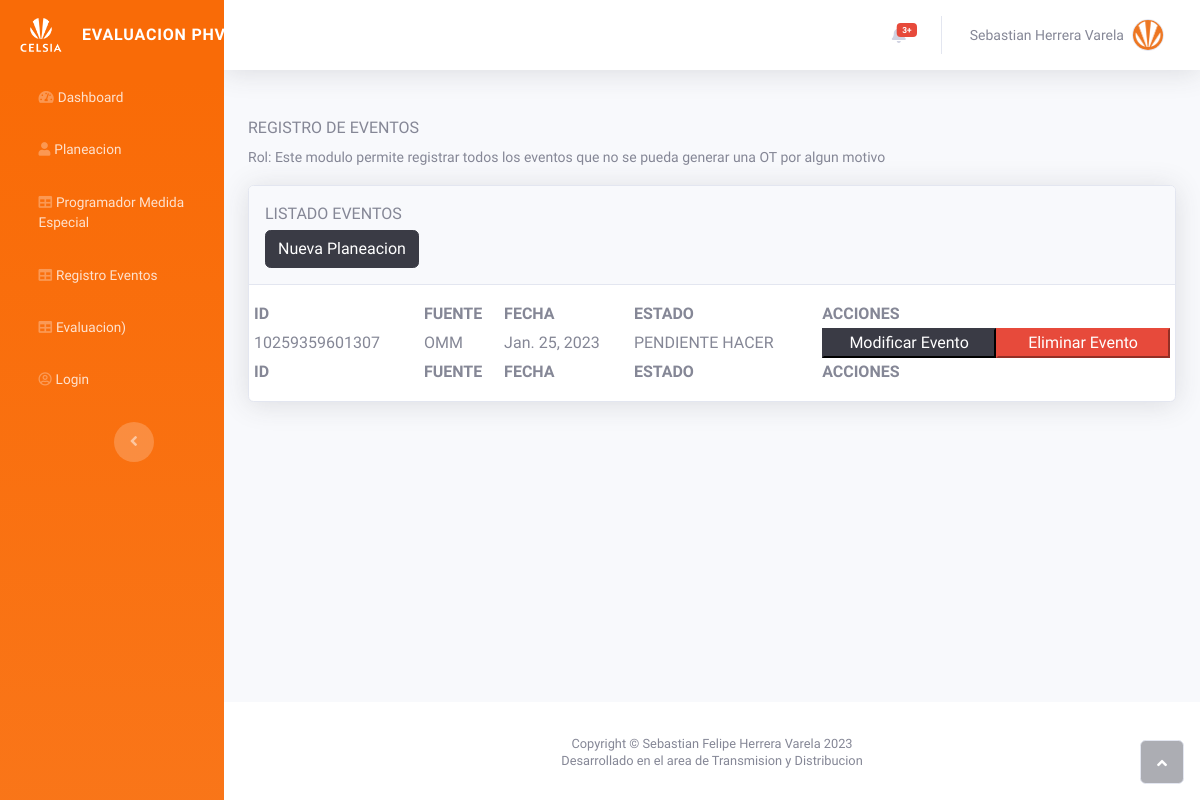
Page /listPlaneacion on the earlier database version.
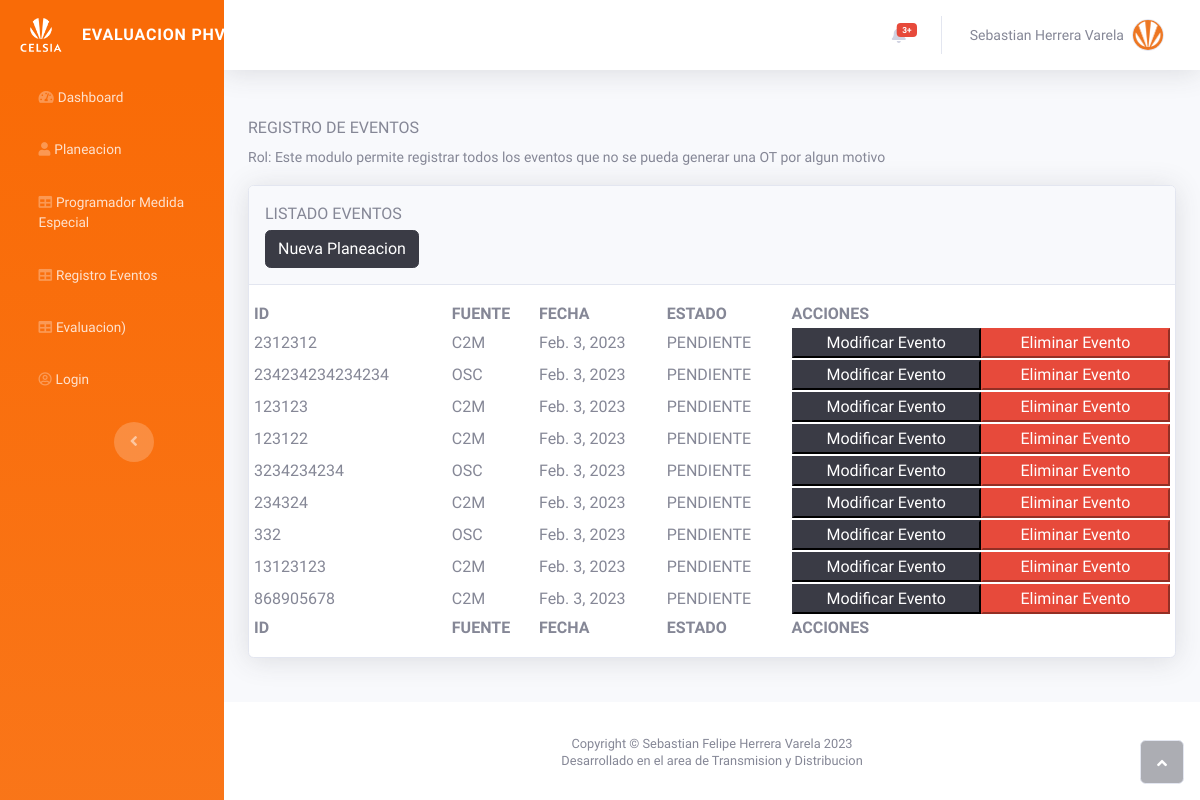
Same page on the later database version.
### planeacion/models.py (models this page shows, shortened)
class Planeacion(models.Model):
    orden_trabajo = models.CharField(max_length=20, primary_key=True)
    fuente = models.CharField(max_length=20)
    contrata = models.CharField(max_length=20)
    fecha_programacion = models.DateField()
    estado = models.CharField(max_length=20)

### planeacion/views.py (the view)
# urls.py: path("listPlaneacion", views.listPlaneacion, name="listPlaneacion"),
def listPlaneacion(request):
    listado_planeacion = Planeacion.objects.all()
    return render(request, "planeacion/list_planeacion.html", {"data": listado_planeacion})

### planeacion/templates/planeacion/list_planeacion.html (shortened to what this page needs)
{% extends 'base.html' %}
{% block content %}
<div class="container-fluid mt-5">
    <h6 class="text-dark text-gray-600 text-uppercase">Registro de Eventos</h6>
    <small class="form-text1">
      Rol: Este modulo permite registrar todos los eventos que no se pueda generar
      una OT por algun motivo
    </small>
    <div class="card shadow mt-3">
      <div class="card-header py-3">
        <p class="text-primary m-0 text-gray-600 text-uppercase">Listado Eventos</p>
        <div class="input-group mt-1">
          <a class="btn btn-dark" href="{% url "planeacion:reg_planeacion" %}">Nueva Planeacion</a>
        </div>
      </div>
      <div class="card-body">
        <div class="row">
          <table id="sebastian" class="display responsive nowrap" style="width: 100%">
            <thead>
              <tr>
                <th class="text-uppercase">ID</th>
                <th class="text-uppercase">Fuente</th>
                <th class="text-uppercase">Fecha</th>
                <th class="text-uppercase">Estado</th>
                <th class="text-uppercase">Acciones</th>
              </tr>
            </thead>
            <tbody>
              {% for info in data %}
                <tr>
                  <td class="text-capitalcase">{{ info.orden_trabajo }}</td>
                  <td class="text-capitalcase">{{ info.fuente }}</td>
                  <td class="text-capitalcase">{{ info.fecha_programacion }}</td>
                  <td class="text-capitalcase">{{ info.estado }}</td>
                  <td>
                    <div class="contenedorBotones">
                      <button class="btn-dark botones">Modificar Evento</button>
                      <button class="btn-danger botones"  type="button">Eliminar Evento</button>
                    </div>
                  </td>
                </tr>
              {% endfor %}
            </tbody>
            <tfoot>
              <tr>
                <th class="text-uppercase">ID</th>
                <th class="text-uppercase">Fuente</th>
                <th class="text-uppercase">Fecha</th>
                <th class="text-uppercase">Estado</th>
                <th class="text-uppercase">Acciones</th>
              </tr>
            </tfoot>
          </table>
        </div>
      </div>
    </div>
  </div>
{% endblock content %}

Differences in the rows shown:
removed Planeacion: orden_trabajo "10259359601307", fuente "OMM", fecha_programacion "Jan. 25, 2023", estado "PENDIENTE HACER"
added Planeacion: orden_trabajo "2312312", fuente "C2M", fecha_programacion "Feb. 3, 2023", estado "PENDIENTE"
added Planeacion: orden_trabajo "234234234234234", fuente "OSC", fecha_programacion "Feb. 3, 2023", estado "PENDIENTE"
added Planeacion: orden_trabajo "123123", fuente "C2M", fecha_programacion "Feb. 3, 2023", estado "PENDIENTE"
added Planeacion: orden_trabajo "123122", fuente "C2M", fecha_programacion "Feb. 3, 2023", estado "PENDIENTE"
added Planeacion: orden_trabajo "3234234234", fuente "OSC", fecha_programacion "Feb. 3, 2023", estado "PENDIENTE"
added Planeacion: orden_trabajo "234324", fuente "C2M", fecha_programacion "Feb. 3, 2023", estado "PENDIENTE"
added Planeacion: orden_trabajo "332", fuente "OSC", fecha_programacion "Feb. 3, 2023", estado "PENDIENTE"
added Planeacion: orden_trabajo "13123123", fuente "C2M", fecha_programacion "Feb. 3, 2023", estado "PENDIENTE"
added Planeacion: orden_trabajo "868905678", fuente "C2M", fecha_programacion "Feb. 3, 2023", estado "PENDIENTE"
